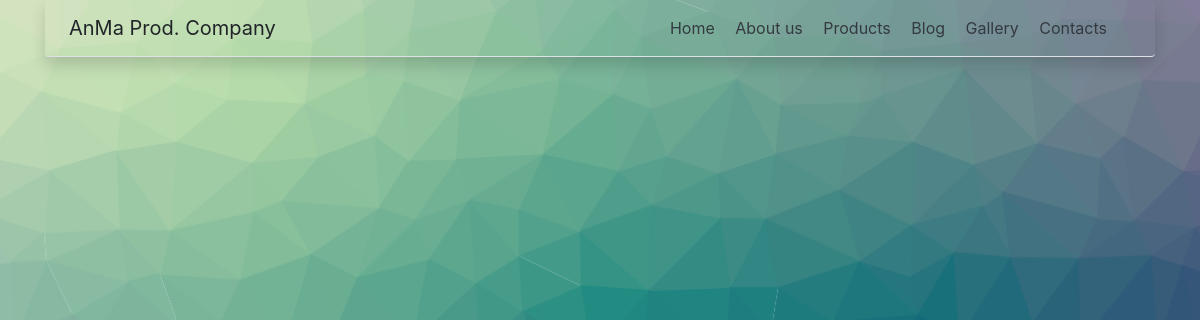
The page /gallery/ on the database as committed earlier.
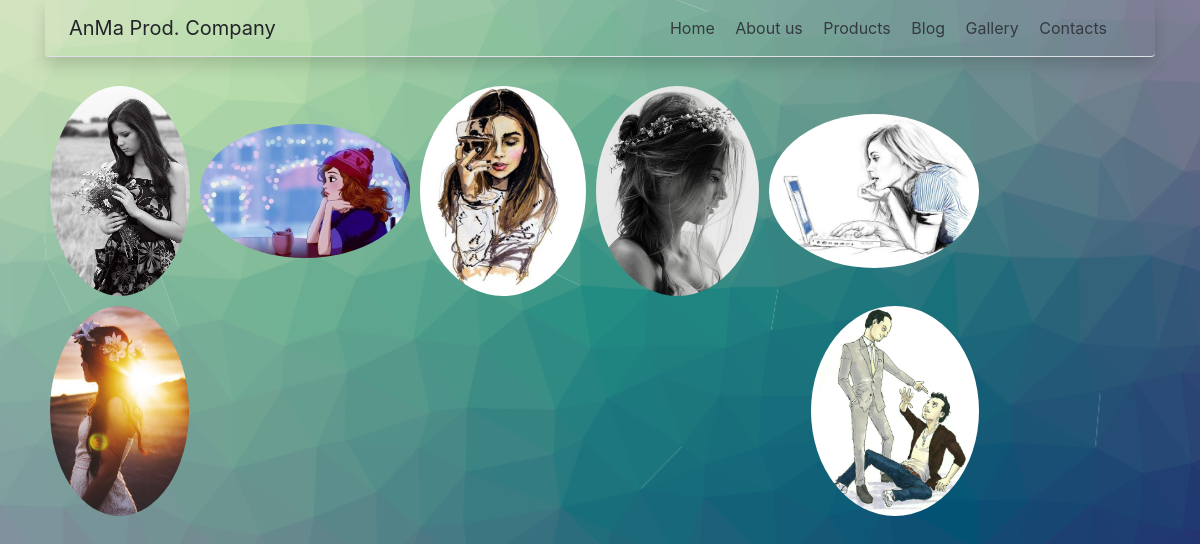
The same page on the database as committed later.
### gallery/models.py (models this page shows)
class Photo(models.Model):
    category = models.ForeignKey(Category, on_delete=models.CASCADE)
    image = models.ImageField(upload_to='media/gallery/')

### gallery/views.py (the view)
# urls.py: path('', views.images, name='gallery-images'),
def images(request):
	categories = Category.objects.order_by('category')
	photos = Photo.objects.all()
	ctx = {
		'categories': categories,
		'photos': photos
	}
	return render(request, 'gallery/gallery.html', ctx)

### gallery/templates/gallery/gallery.html (shortened to what this page needs)
{% extends 'base.html' %}
{% load static %}
{% block content %}
<div>
    <table class="gallery-table">
        {% for photo in photos %}
            {% if forloop.counter0|divisibleby:5 %}
                <tr class="gallery-tr">
            {% endif %}
                <td class="gallery-td">
                    <a class="images" href="{{ photo.image.url }}">
                        <img class="gallery-img-small-2" src="{{ photo.image.url }}">
                    </a>
                </td>
            {% if forloop.counter|divisibleby:5 %}
                </tr>
            {% endif %}
        {% endfor %}
        </tr>
    </table>
</div>
{% endblock %}

Rows that differ between the two databases and show on the page:
added Photo: image (picture)
added Photo: image (picture)
added Photo: image (picture)
added Photo: image (picture)
added Photo: image (picture)
added Photo: image (picture)
added Photo: image (picture)
